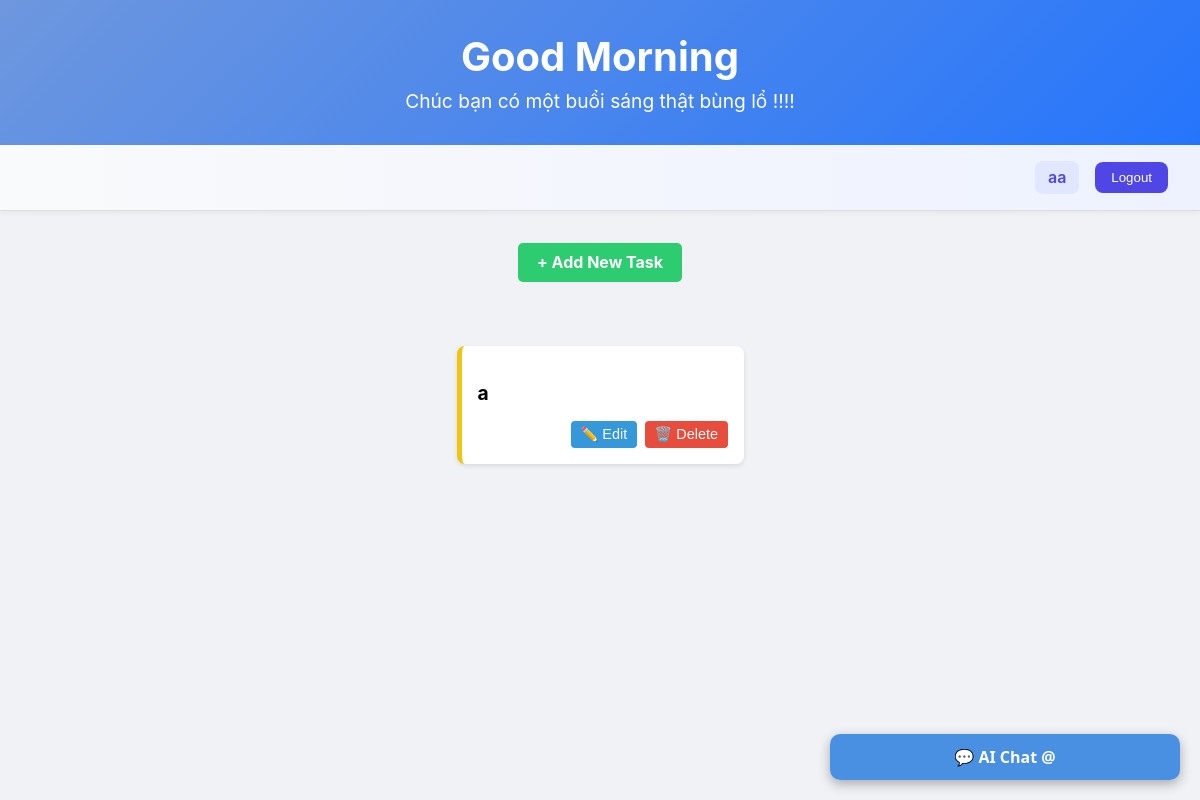
Before: / (signed in) with the older database file.
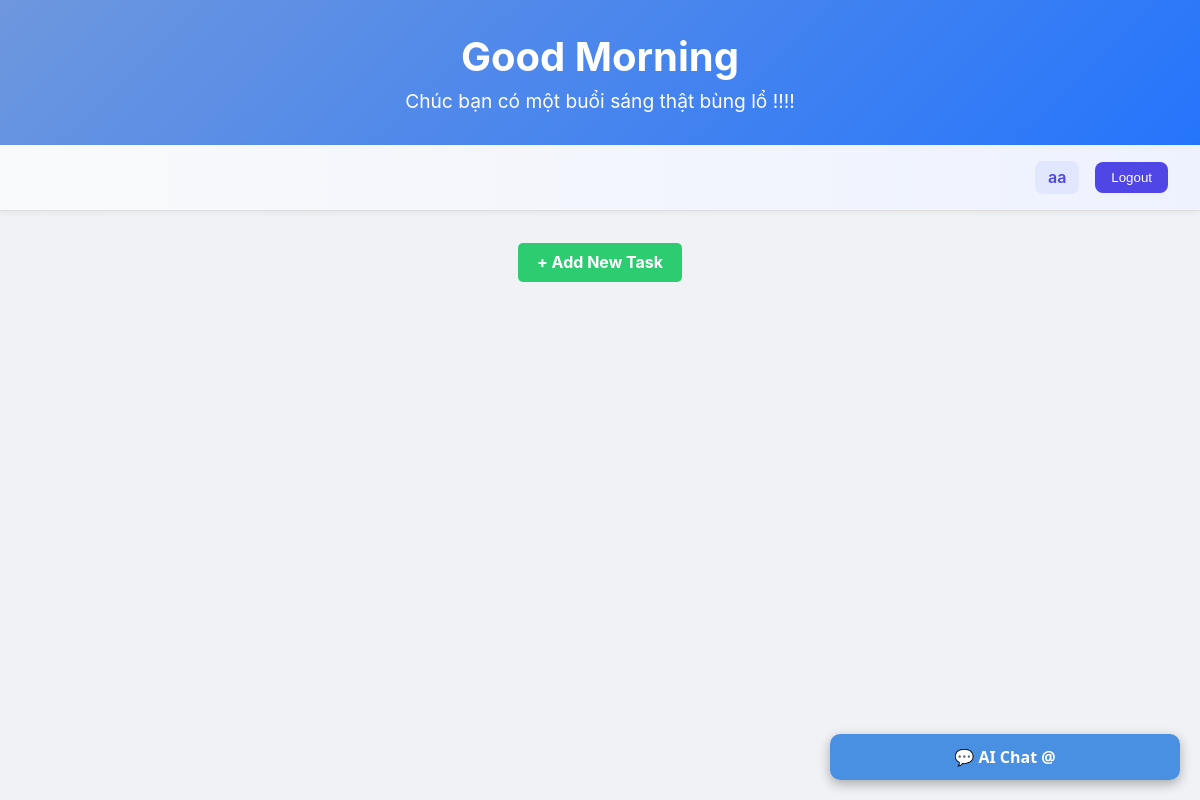
After: the same page with the newer database file.
### models.py (models this page shows)
class Task(Base):
    __tablename__ = "tasks"
    id = Column(Integer, primary_key=True, index=True)
    title = Column(String)
    description = Column(String, nullable=True)
    owner_id = Column(Integer, ForeignKey("users.id"))
    owner = relationship("User", back_populates="tasks")

### main.py (the view)
@app.get("/", response_class = HTMLResponse)
def home_page(request : Request, db: Session = Depends(get_db)):
    print("Cookies:", request.cookies)
    user_id = request.cookies.get("user_id")
    user = None
    tasks = []
    if user_id:
        user = db.query(User).filter(User.id == int(user_id)).first()
        if user:
            tasks = db.query(Task).filter(Task.owner_id == int(user_id)).all()
    return templates.TemplateResponse("index.html", {"request" : request, "tasks" : tasks, "user" : user})

### templates/index.html (shortened to what this page needs)
<!DOCTYPE html>
<html lang="en">
<head>
    <link rel="stylesheet" href="../static/style.css">
</head>
<body>
    <header class="hero">
        <h1 id="greeting">Hello World</h1>
        <p id="subtext">TO DO LIST</p>
    </header>
    <div class="user-info">
        {% if user %}
            <span>{{ user.name }}</span>
            <a href="/logout"><button>Logout</button></a>
        {% endif %}
    </div>
    {% if user %}
             <a href="/add_task" class="add-task-btn">+ Add New Task</a>
    {% endif %}
<div class="tasks-container">
    {% for task in tasks %}
    <div class="task-card {{ 'purple' if loop.index is even else 'yellow' }}">
        <div class="task-header">
            <h3 class="task-title">{{ task.title }}</h3>
        </div>
        <div class="task-actions">
            <button type="button" class="edit-btn" onclick="editTask({{ task.id }})">
                ✏️ Edit
            </button>
            <form method="post" action="/tasks/{{ task.id }}/delete" class="inline-form">
                <button type="submit" class="delete-btn">🗑️ Delete</button>
            </form>
        </div>
    </div>
    {% endfor %}
</div>
{%if user%}
<div id="chatbot-container">
    <div id="chatbot-header" onclick="toggleChatbot()">
        💬 AI Chat @
    </div>
</div>
{%endif%}
</body>
</html>

Changed rows visible on the page:
removed Task: title "a"
